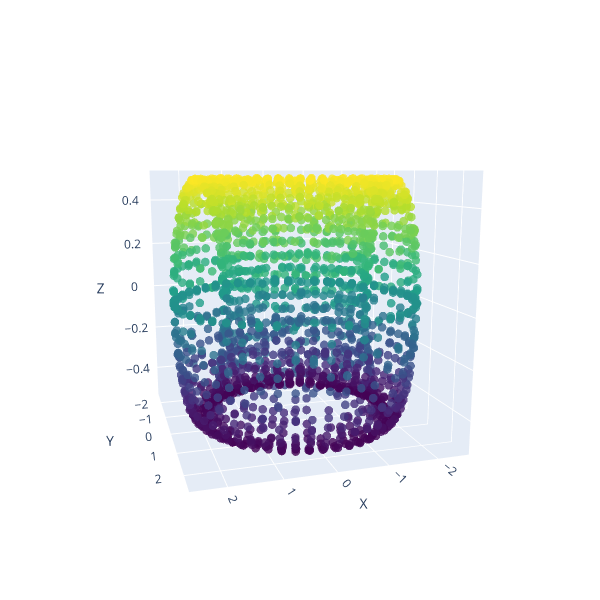

The notebook cell this image was saved under:
### Code cell
# Calculate the reconstruction from the UMAP

# Reconstruct data from the embedding
Y_reconstructed_umap = fit.inverse_transform(u)  # ✅ Use the model, not the array

print("UMAP MSE:", mean_squared_error(Y, Y_reconstructed_umap))

fig = go.Figure(data=[go.Scatter3d(
    x=Y_reconstructed_umap[:, 0],y=Y_reconstructed_umap[:, 1], z=Y_reconstructed_umap[:, 2], mode='markers', marker=dict( size=5, color=Y_reconstructed_umap[:, 2], colorscale='Viridis',opacity=0.8 ) )])

fig.update_layout(
    scene=dict(aspectmode='cube', xaxis_title='X', yaxis_title='Y', zaxis_title='Z',camera=dict(eye=dict(x=0.75, y=2.5, z=0.5)) ),
    width=600, height=600, margin=dict(r=30, b=20, l=20, t=20) )
fig.show()

### Figure 1 — Plotly figure (JSON) as saved in the notebook; plotly's stock layout.template omitted (floating-point values rounded to 4 significant figures; data arrays with more than 128 entries replaced by an {"elided": "..."} marker saying what was removed)
{"data": [{"marker": {"color": {"elided": "2500 float values"}, "colorscale": [[0, "#440154"], [0.1111, "#482878"], [0.2222, "#3e4989"], [0.3333, "#31688e"], [0.4444, "#26828e"], [0.5556, "#1f9e89"], [0.6667, "#35b779"], [0.7778, "#6ece58"], [0.8889, "#b5de2b"], [1, "#fde725"]], "opacity": 0.8, "size": 5}, "mode": "markers", "type": "scatter3d", "x": {"elided": "2500 float values"}, "y": {"elided": "2500 float values"}, "z": {"elided": "2500 float values"}}], "layout": {"height": 600, "margin": {"b": 20, "l": 20, "r": 30, "t": 20}, "scene": {"aspectmode": "cube", "camera": {"eye": {"x": 0.75, "y": 2.5, "z": 0.5}}, "xaxis": {"title": {"text": "X"}}, "yaxis": {"title": {"text": "Y"}}, "zaxis": {"title": {"text": "Z"}}}, "width": 600}}
